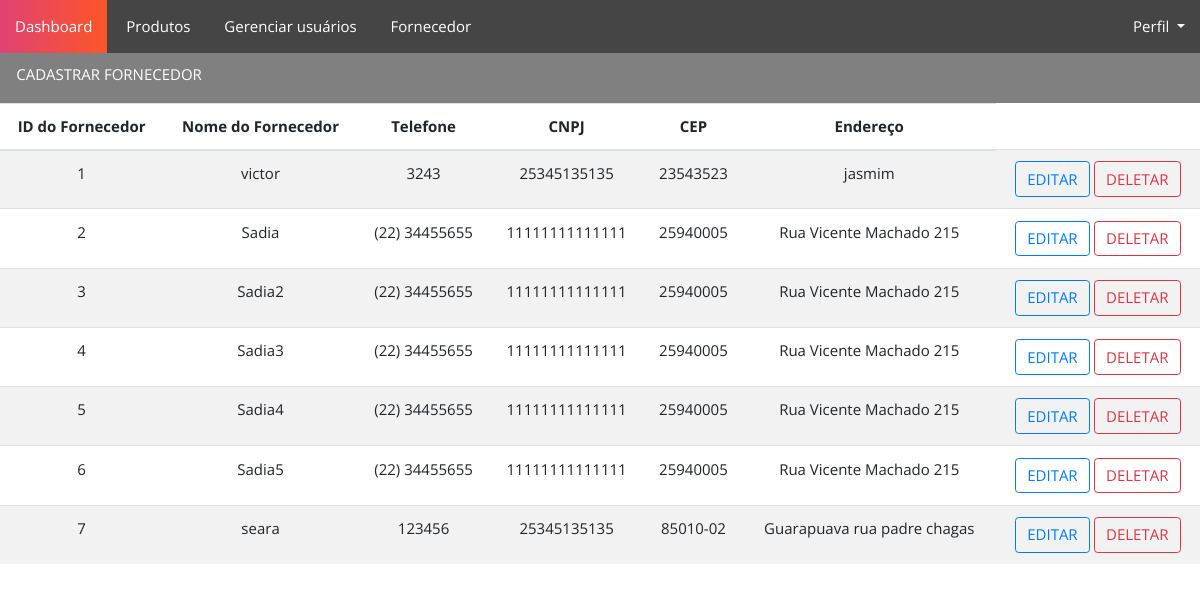
/telainicial/fornecedor/, run on an earlier commit of the app's database.
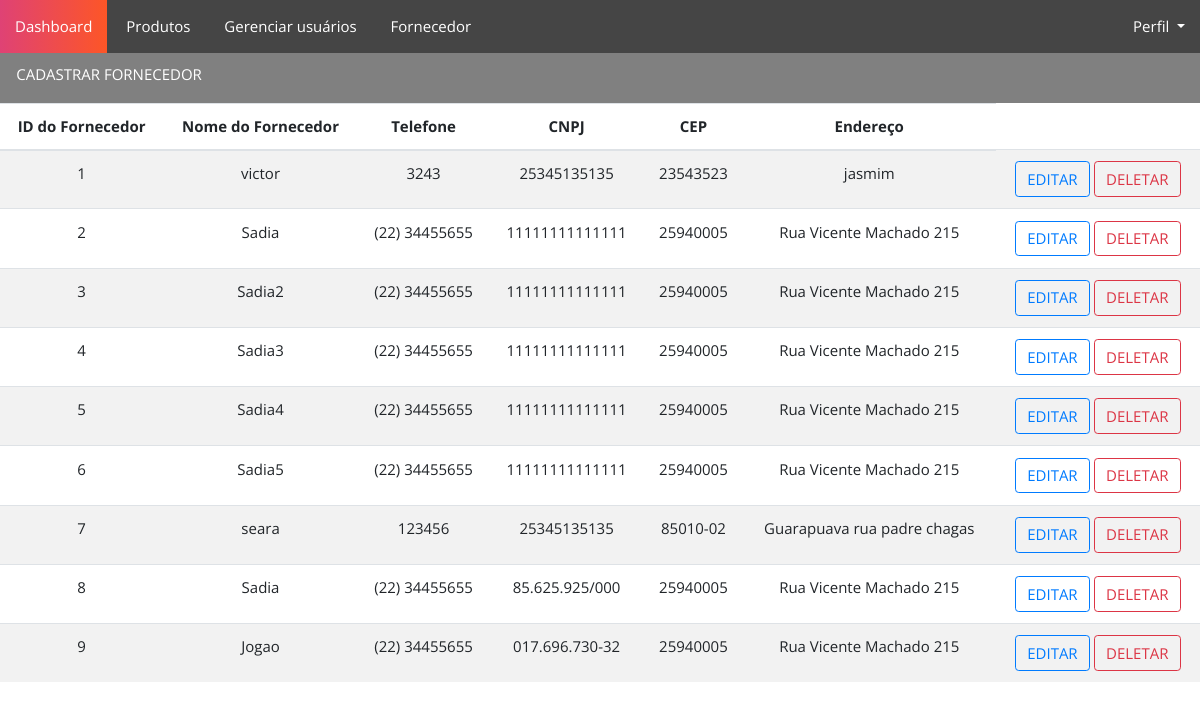
And on a later commit of the database.
### Fornecedores/models.py (models this page shows)
class Fornecedor(models.Model):
    idFornecedor = models.AutoField(primary_key=True)
    nomeFornecedor = models.CharField(max_length=30, validators = [valida_texto])
    endereco = models.CharField(max_length=30)
    telefone = models.CharField(max_length=20)
    cep = models.CharField(max_length=8)
    cnpj = models.CharField(max_length=14)

### Fornecedores/views.py (the view)
# urls.py: path('',fornecedor_view, name = "fornecedor_view"),
def fornecedor_view(request):
    fornecedores = Fornecedor.objects.all()
    fornecedorForm = FornecedorForm()
    return render(request,"fornecedor.html",{"fornecedores":fornecedores, 'fornecedorForm': fornecedorForm})

### Fornecedores/templates/fornecedor.html (shortened to what this page needs)
{% extends 'base.html' %}
{% load static %}
{% block content%}
    <link rel="stylesheet" href="{% static 'css/fornecedores.css' %}">
    <div class="retangulo">
        <ul>
            <li>
                <button type="button" class="btn btn-transparent" data-toggle="modal" data-target=".bd-cadastroFornecedor-modal-lg">
                    CADASTRAR FORNECEDOR
                </button>
            </li>
        </ul>
    </div>
    <div>
        <table class="table table-striped">
            <thead>
                <tr>
                    <th scope="col">ID do Fornecedor</th>
                    <th scope="col">Nome do Fornecedor</th>
                    <th scope="col">Telefone</th>
                    <th scope="col">CNPJ</th>
                    <th scope="col">CEP</th>
                    <th scope="col">Endereço</th>
                </tr>
            </thead>
            <tbody>
                {% for fornecedor in fornecedores %}
                    <tr>
                        <td>{{fornecedor.idFornecedor}}</td>
                        <td>{{fornecedor.nomeFornecedor}}</td>
                        <td>{{fornecedor.telefone}}</td>
                        <td>{{fornecedor.cnpj}}</td>
                        <td>{{fornecedor.cep}}</td>
                        <td>{{fornecedor.endereco}}</td>
                        <td>
                            <a href="{% url 'editarFornecedor_view' fornecedor.idFornecedor %}" class="btn btn-outline-primary">EDITAR</a>
                            <a href="{% url 'deleteFornecedor_view' fornecedor.idFornecedor %}" class="btn btn-outline-danger">DELETAR</a>
                        </td>
                    </tr>
                {% endfor %}
            </tbody>
        </table>
    </div>
{% endblock %}

What changed in the data, as far as the page shows it:
added Fornecedor: idFornecedor "8", nomeFornecedor "Sadia", telefone "(22) 34455655", cnpj "85.625.925/000", cep "25940005", endereco "Rua Vicente Machado 215"
added Fornecedor: idFornecedor "9", nomeFornecedor "Jogao", telefone "(22) 34455655", cnpj "017.696.730-32", cep "25940005", endereco "Rua Vicente Machado 215"
